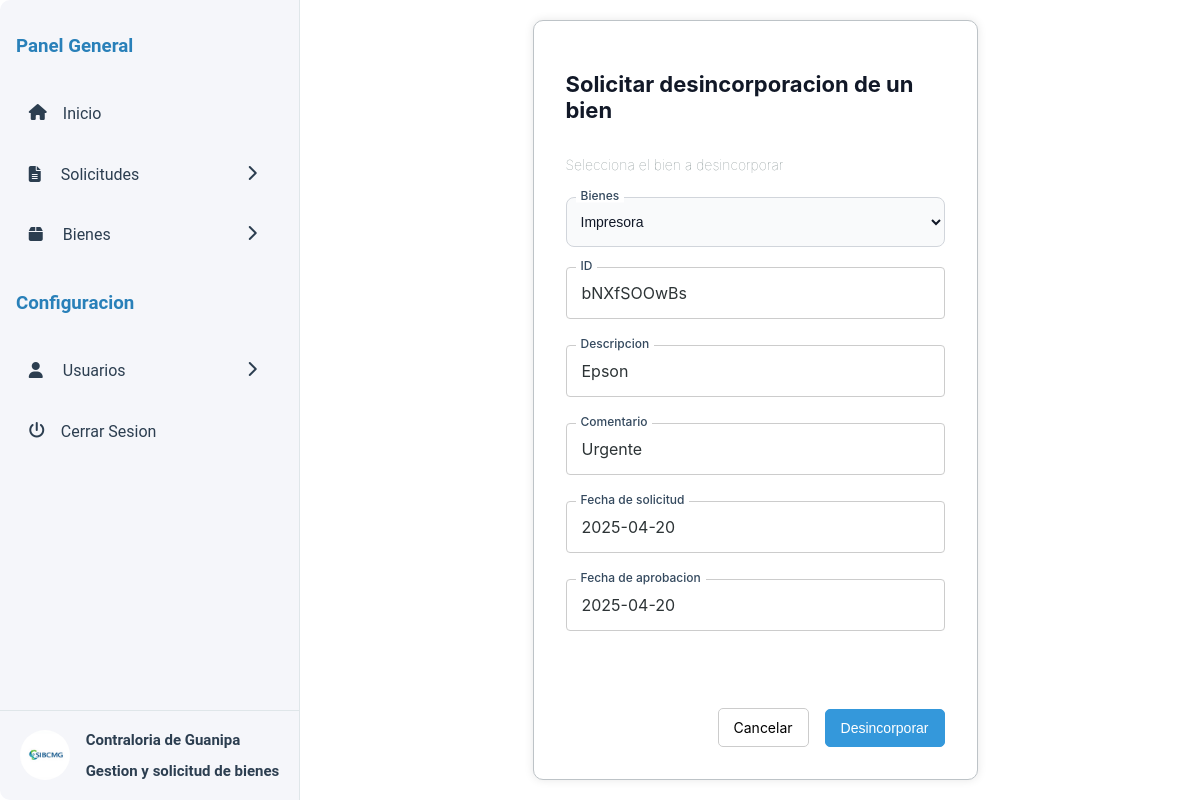
Screenshot of /solicitud-desincorporacion.php?id=xovgQhhZJV (signed in) with the database file from the repository.
### tables this page shows
CREATE TABLE `bienes` (
  `id` varchar(36) NOT NULL,
  `name` varchar(100) NOT NULL,
  `type` varchar(100) NOT NULL,
  `description` varchar(100) NOT NULL,
  `withdrawalDate` date NOT NULL,
  `approvalDate` date NOT NULL DEFAULT current_timestamp(),
  `requestDate` date NOT NULL,
  `responsible` int(11) NOT NULL,
  `comments` varchar(100) NOT NULL
);

### src/solicitud-desincorporacion.php (the view, shortened to what this page needs)
<?php
require '../server/db.php';
if ($_GET) {
    $id = $_GET['id'];
    if ($records['admin'] > 0) {
        $stmt = $conn->prepare("SELECT * FROM bienes WHERE id = :id");
        $stmt->bindParam(':id', $id, PDO::PARAM_INT);
    } else {
        $stmt = $conn->prepare("SELECT * FROM bienes WHERE id = :id AND responsible =".$_SESSION['user_id']);
        $stmt->bindParam(':id', $id, PDO::PARAM_INT);
    }
    try {
        $stmt->execute();
        $row = $stmt->fetch(PDO::FETCH_ASSOC);
        if ($row) {
            $results = '<div class="result__content"><label for="" class="placeholder--category">ID</label><span class="result__content-text">'.htmlspecialchars($row["id"]).'</span></div>
            <div class="result__content"><label for="" class="placeholder--category">Descripcion</label><span class="result__content-text">'.htmlspecialchars($row["description"]).'</span></div>
            <div class="result__content"><label for="" class="placeholder--category">Comentario</label><span class="result__content-text">'.htmlspecialchars($row["comments"]).'</span></div>
            <div class="result__content"><label for="" class="placeholder--category">Fecha de solicitud</label><span class="result__content-text">'.htmlspecialchars($row["requestDate"]).'</span></div>
            <div class="result__content"><label for="" class="placeholder--category">Fecha de aprobacion</label><span class="result__content-text">'.htmlspecialchars($row["approvalDate"]).'</span></div>';
        } else {
            $data = array("message" => "Bienes no encontrados");
            $results="Error: Bienes no encontrados";
        }
    } catch (PDOException $e) {
        echo "Error: " . $e->getMessage();
    }
}
?>
<!DOCTYPE html>
<html lang="es">
<head>
    <link rel="stylesheet" href="css/solicitud-bienes.css">
    <link href="assets/fontawesome-free-6.7.2-web/css/all.css" rel="stylesheet" />
</head>
<body>
    <div class="container">
    <?php include 'assets/include/menu.php'?>
    <main class="main">
        <form action="" method="POST" id="form" class="form" autocomplete="off">
            <h2>Solicitar desincorporacion de un bien</h2>
            <h3>Selecciona el bien a desincorporar</h3>
            <div class="input-container">
                <select id="tipo_bien" class="input" name="tipo_bien" required>
                    <?php
                        if ($_GET) {
                            echo '<option selected value='.$row['id'].'>'.$row['name'].'</option>';
                        } else {
                            foreach ($conn->query('SELECT * from bienes WHERE withdrawalDate = "0000-00-00" AND responsible ='.$_SESSION["user_id"].' ORDER BY name ASC') as $row) {
                                echo '<option value='.$row['id'].'>'.$row['name'].' ('.$row["description"].') ('.$row["id"].')</option>';
                                $id = $row['id'];
                            }
                        }
                    ?>
                </select>
                <label for="tipo_bien" class="placeholder--category">Bienes</label>
            </div>
            <div id="result">
                <?php if ($_GET) {
                    echo $results;
                } ?>
            </div>
            <div class="button__group">
                <a href="index.php" class="input__button input__button--cancel">Cancelar</a>
                <input type="submit" value="Desincorporar" class="input__button">
            </div>
        </form>
    </main>
    </div>
</body>
</html>

### src/css/solicitud-bienes.css (style rules this page uses)
body { margin: 0; padding: 0; display: flex; justify-content: center; background: white; align-items: center; height: 100vh; font-size: 16px; }
* { box-sizing: border-box; text-decoration: none; }
.container { width: 100%; height: 100vh; background-color: var(--tertiary-color); display: grid; grid-template-areas: "menu main" ; grid-template-columns: 300px 1fr; gap: 10px; }
.main { grid-area: main; display: flex; justify-content: center; align-items: center; height: 100vh; font-family: 'Inter', sans-serif; }
.form { background: #fff; padding: 2em; border-radius: 10px; box-shadow: 0 0 10px rgba(0, 0, 0, 0.1); width: 50%; height: 95%; border: 1px solid #bdc3c7; display: flex; flex-direction: column; }
.form h2 { color: #111827; font-weight: bold; font-size: 22px; }
.form h3 { color: #7f8c8d; font-size: 14px; font-weight: lighter; }
label { display: block; margin-bottom: 0.5rem; font-size: 14px; font-weight: 500; color: #111827; }
.input-container { position: relative; margin: 10px 0; }
.input { width: 100%; padding: 10px; font-size: 14px; border: 1px solid #d1d5db; color: #111827; border-radius: 0.5rem; height: 50px; outline: none; background: #f9fafb; }
.button__group { width: 100%; display: flex; justify-content: right; gap: 1em; margin-top: 1em; flex-grow: 1; align-items: flex-end; }
.input__button { background-color: #3498db; color: white; padding: 10px 15px; border: none; cursor: pointer; display: inline-block; border-radius: 5px; text-align: center; font-size: 14px; border: 1px solid #3498db; }
.input__button--cancel { background: white; color: black; border: 1px solid #ccc; }
.placeholder--category { top: -2px; font-size: 12px; position: absolute; left: 10px; transform: translateY(-50%); background: white; padding: 0 5px; transition: 0.3s; color: #34495e; user-select: none; }
select { width: 100%; padding: 10px; margin-bottom: 10px; border: 1px solid #ccc; border-radius: 4px; outline: none; cursor: pointer; }
.result__content { margin-bottom: 10px; width: 100%; display: flex; flex-direction: column; position: relative; }
.result__content-text { padding: 15px; width: 100%; border: 1px solid #ccc; border-radius: 4px; margin-bottom: 1em; color: #2d3436; user-select: none; }
#tipo_bien { max-height: 100px; overflow-y: auto; display: block; }

### src/assets/include/menu.php (style rules this page uses)
:root { --menu-color: #f5f6fa; --menu-color-secondary: #2c3e50; }
* { box-sizing: border-box; }

### rows the page displays
bienes: tipo_bien "Impresora", id "bNXfSOOwBs", description "Epson", comments "Urgente", requestDate "2025-04-20", approvalDate "2025-04-20"
